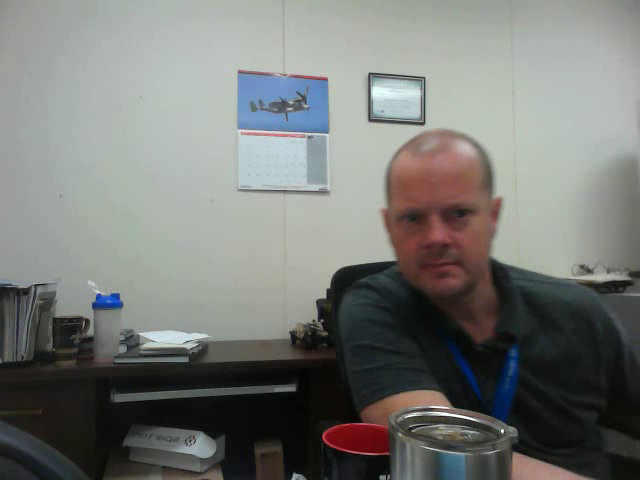
#> input picture frame 38 of Image and Video Algorithms/Pics and Vids/vids/output.mp4, 640 x 480 px
$ python orb_feature_matching_video.py
#> lines starting #> are read from the running program, lines starting #| are printed output that depends on the picture
# -*- coding: utf-8 -*-
"""
Created on Thu Jan 26 11:30:41 2017

@author: rwheatley
"""
import numpy as np
import cv2

cv2.ocl.setUseOpenCL(False)
cap = cv2.VideoCapture('C://Users//rwheatley//python_anaconda//output.mp4')

while(1):
    ret,frame = cap.read()
#> frame is the input picture: shape (480, 640, 3); mean B, G, R 117.4, 121.5, 119.1

    # check to see if we have reached the end of the
    # video
    if not ret:
        break

    frame_gray1 = cv2.cvtColor(frame, cv2.COLOR_BGR2GRAY)
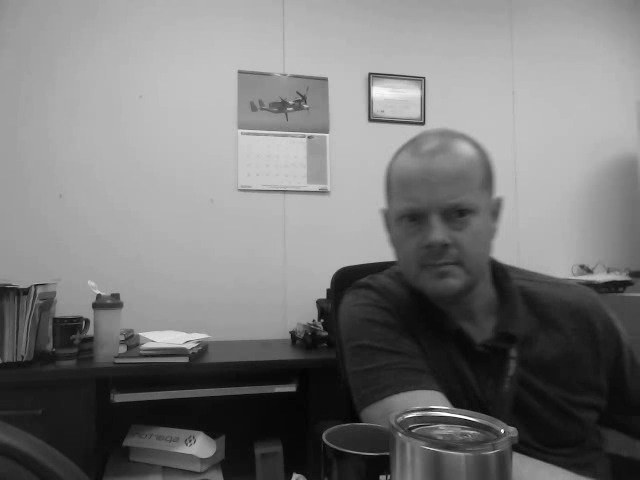
#> frame_gray1: shape (480, 640); min 3, max 255, mean 120.2

        # Initiate SIFT detector
    orb = cv2.ORB_create()

    # find the keypoints and descriptors with SIFT
    kp1, des1 = orb.detectAndCompute(frame_gray1,None)
#> kp1 = 500 keypoints; strongest (x, y, size): (501, 431, 31), (500, 431, 37.2), (370, 73, 31), (423, 124, 31)

    ret,frame = cap.read()
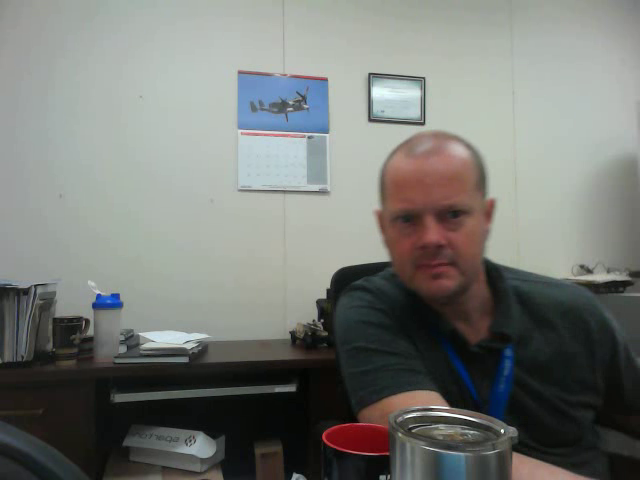
#> input picture frame 39 of Image and Video Algorithms/Pics and Vids/vids/output.mp4, 640 x 480 px
#> frame is the input picture: shape (480, 640, 3); mean B, G, R 117.4, 121.6, 119.1

    # check to see if we have reached the end of the
    # video
    if not ret:
        break

    frame_gray2 = cv2.cvtColor(frame, cv2.COLOR_BGR2GRAY)

    kp2, des2 = orb.detectAndCompute(frame_gray2,None)
#> kp2 = 500 keypoints; strongest (x, y, size): (501, 431, 31), (502, 430, 37.2), (423, 124, 31), (370, 73, 31)

    # create BFMatcher object
    bf = cv2.BFMatcher(cv2.NORM_HAMMING, crossCheck=True)

    # Match descriptors.
    matches = bf.match(des1,des2)
#> matches = 417 matches

    # Sort them in the order of their distance.
    matches = sorted(matches, key = lambda x:x.distance)

    # Draw first 10 matches.
    img3 = cv2.drawMatches(frame_gray1,kp1,frame_gray2,kp2,matches,None,flags=2)
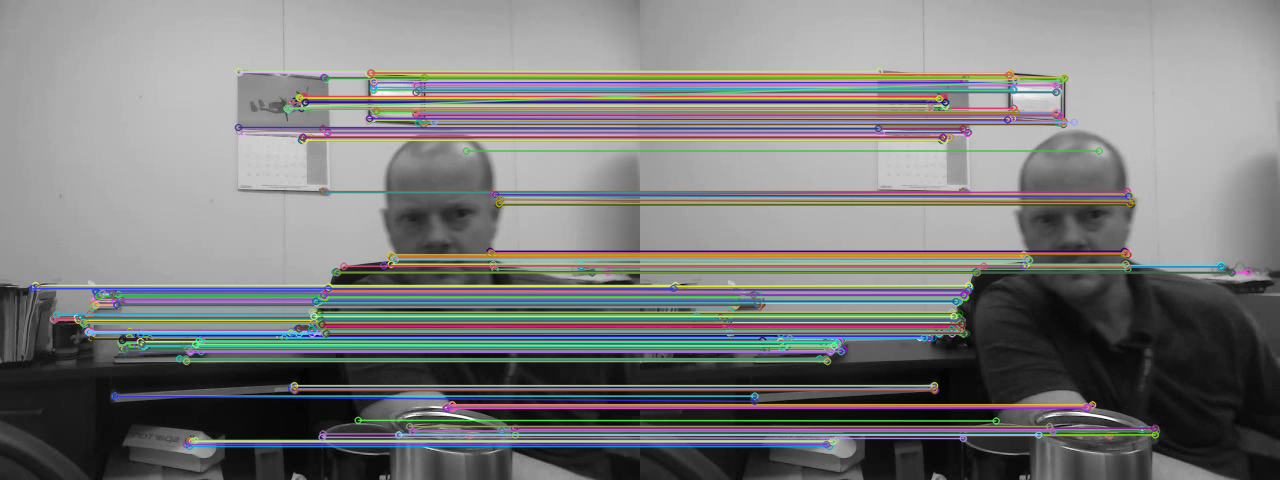
#> img3: shape (480, 1280, 3); mean of channels 0, 1, 2 123.8, 123.8, 123.1; drawn as B, G, R

    cv2.imshow('img3',img3)

    k = cv2.waitKey(30) & 0xff
#> (key Esc is pressed here)
    if k == 27:
        break


cv2.destroyAllWindows()
cap.release()

$ run again, starting later in the video
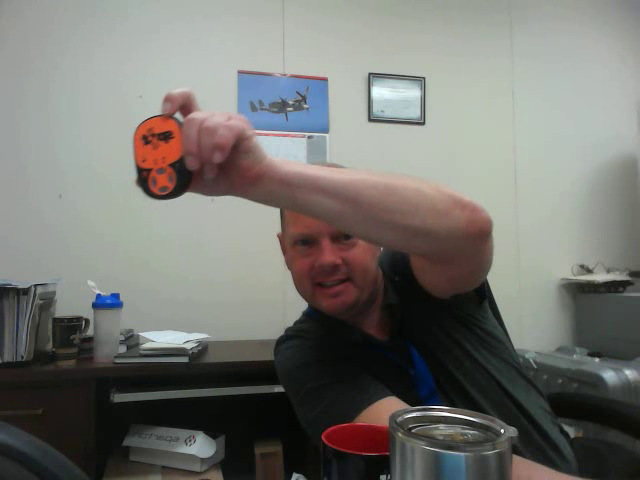
#> input picture frame 172 of Image and Video Algorithms/Pics and Vids/vids/output.mp4, 640 x 480 px
#> frame is the input picture: shape (480, 640, 3); mean B, G, R 112.4, 117.2, 117.5
#> kp1 = 500 keypoints; strongest (x, y, size): (501, 431, 31), (500, 431, 37.2), (424, 123, 31), (370, 73, 31)
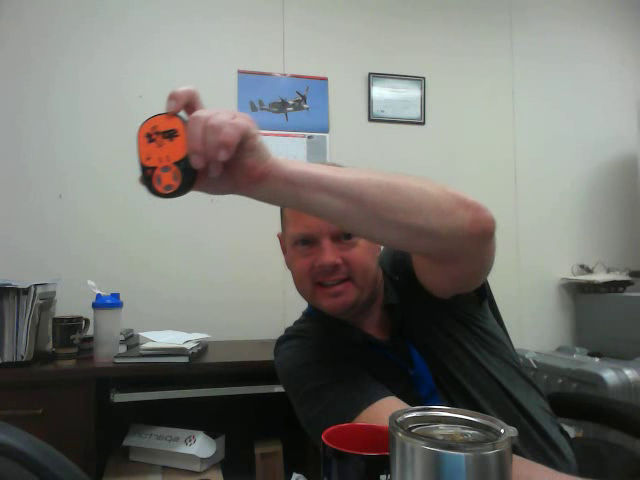
#> input picture frame 173 of Image and Video Algorithms/Pics and Vids/vids/output.mp4, 640 x 480 px
#> frame is the input picture: shape (480, 640, 3); mean B, G, R 112, 117, 117.3
#> kp2 = 500 keypoints; strongest (x, y, size): (501, 431, 31), (500, 431, 37.2), (424, 123, 31), (424, 122, 37.2)
#> matches = 416 matches
#> `img3 = cv2.drawMatches(frame_gray1,kp1,frame_gray2,kp2,matches,None,fl..`:
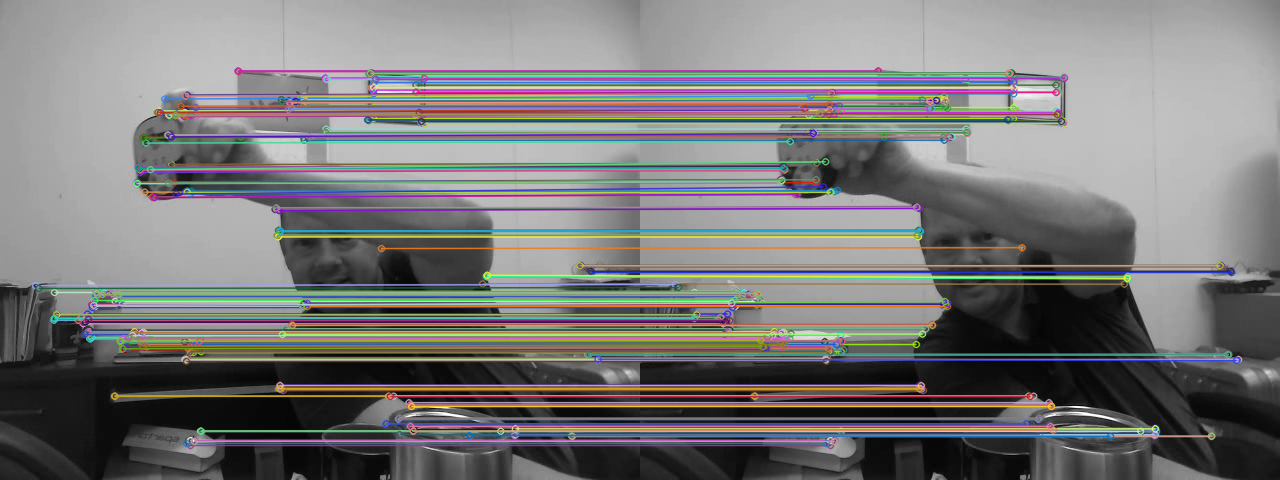
#> img3: shape (480, 1280, 3); mean of channels 0, 1, 2 119.9, 120.4, 121.4; drawn as B, G, R

$ run again, starting later in the video
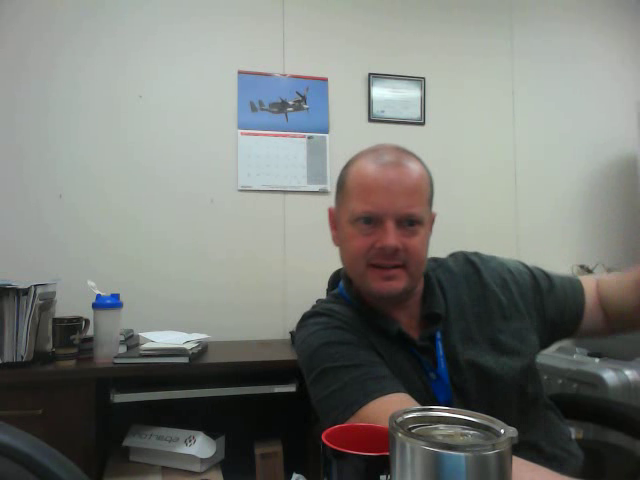
#> input picture frame 306 of Image and Video Algorithms/Pics and Vids/vids/output.mp4, 640 x 480 px
#> frame is the input picture: shape (480, 640, 3); mean B, G, R 118.4, 123.1, 120.6
#> kp1 = 500 keypoints; strongest (x, y, size): (502, 430, 31), (371, 76, 31), (370, 73, 31), (424, 123, 31)
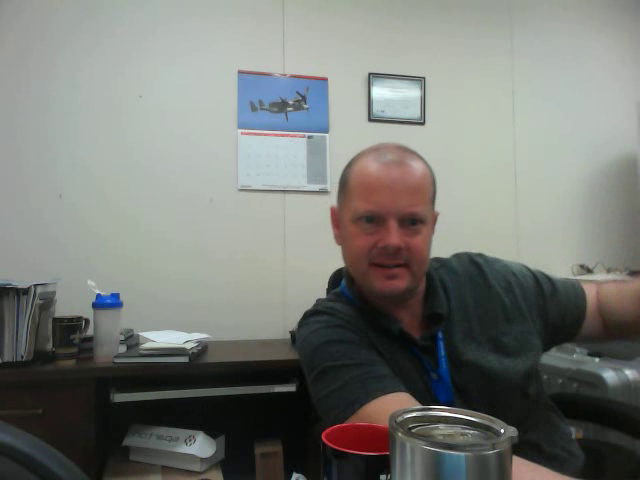
#> input picture frame 307 of Image and Video Algorithms/Pics and Vids/vids/output.mp4, 640 x 480 px
#> frame is the input picture: shape (480, 640, 3); mean B, G, R 118.4, 123.3, 120.6
#> kp2 = 500 keypoints; strongest (x, y, size): (501, 431, 31), (502, 430, 37.2), (424, 122, 31), (423, 124, 31)
#> matches = 381 matches
#> `img3 = cv2.drawMatches(frame_gray1,kp1,frame_gray2,kp2,matches,None,fl..`:
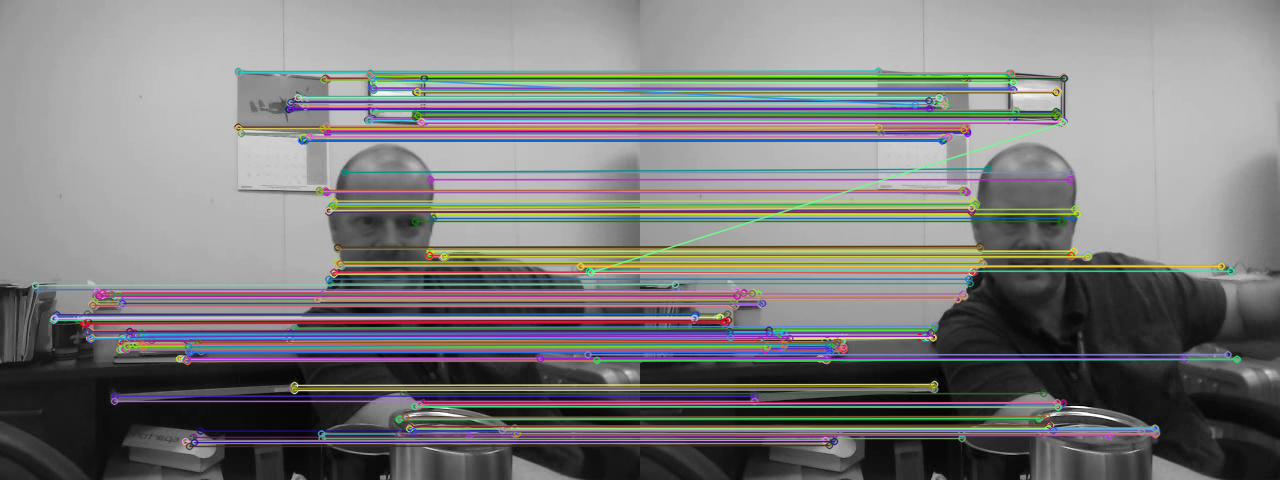
#> img3: shape (480, 1280, 3); mean of channels 0, 1, 2 123.5, 124.6, 124.5; drawn as B, G, R
